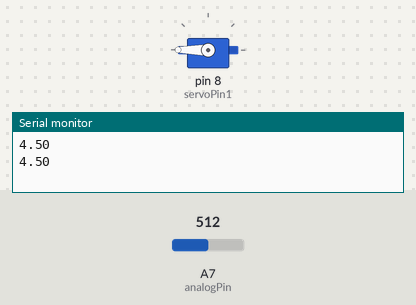
Bench run of a sketch on a simulated Arduino Nano, built with avr-gcc and run on an emulated ATmega328P. On the bench: servo, the last lines printed to the serial monitor. Inputs (shaded band) come from the test bench; at power-on: A7 (analogPin) = 512.

Above: at 5.8 s.
5.9 s: A7 (analogPin) set to 69
10.4 s: A7 (analogPin) set to 57
At 11.0 s:
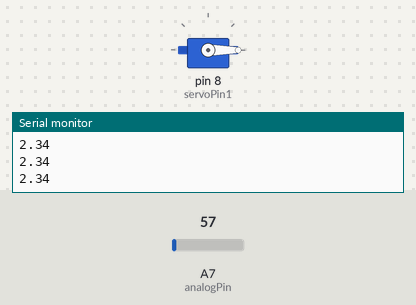
12.1 s: A7 (analogPin) set to 122
At 16.4 s:
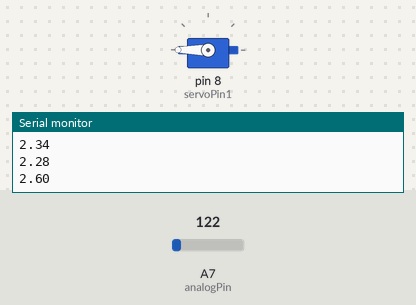
16.6 s: A7 (analogPin) set to 0
At 17.6 s:
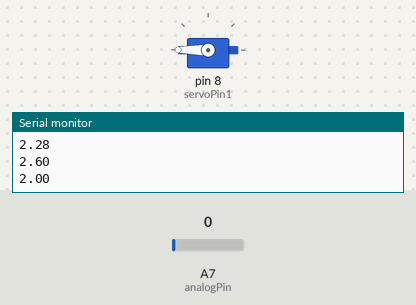
Timing chart, 0 to 19.3 s (numbered marks = the images above; inputs shaded):
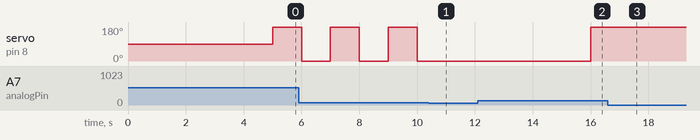

Measured:
- the behaviour switches between 62 and 61 on A7 (analogPin) (found by bisection; images 0 and 1)
- after the input at 10.4 s, servo on pin 8 (servoPin1): stays 0° (without the input it goes to 180° after 0.60 s)
- after the input at 12.1 s, servo on pin 8 (servoPin1): 0° → 180° after 3.9 s
- after the input at 16.6 s, servo on pin 8 (servoPin1): stays 180° (without the input it goes to 0° after 0.41 s)

The sketch:

EMG_hand_control.ino
```cpp
#include <Servo.h>
Servo servo1;


const int servoPin1 = 8;
const int analogPin = A7;
const float threshold_to_move = 2.3;
float analogValue = 0.0;
int sum = 0;
const int inactivity_time = 3000; // 5 seconds of inactivity open hand once again back to normal state
int recent_signal = 0;

void setup() {
  // put your setup code here, to run once:
  pinMode(servoPin1, OUTPUT);

  servo1.attach(servoPin1);

  Serial.begin(9600);
}

void loop() {
  // put your main code here, to run repeatedly:
  analogValue = analogRead(analogPin);
  //Serial.println(analogValue); // this works fine without delay (GOOD)
  float voltage = analogValue * (5.0 / 1023.0);
  float newvoltage = 2 + voltage;
  static unsigned long start_time = 0;
  Serial.println(newvoltage);  // this works make threshold value 3.0! (GOOD)

  if (newvoltage>threshold_to_move) { // this if closes the hand - this section works now threshold is perfect maybe 0.1 higher at 3.4 - (GOOD)
    //Serial.println(newvoltage);
    if (millis() - recent_signal > 500) {
      sum++;
      recent_signal = millis();
      //Serial.print("Signal detected! Count:" );
     //Serial.println(sum);

    }
  }


  if (millis() - recent_signal > inactivity_time) { //this accounts for inactivity time after 5 seconds of inactivity sum goes to 0 or "resets" then the hand will open
    sum = 0;
    //Serial.print("Signal not detected! Count: " );
    //Serial.println(sum);
    delay(5000);
  }


  if (sum == 1) {
      servo1.write(180);

      //Serial.print("Hand closed! Signal count is at: ");
      //Serial.println(sum);
      delay(1000);
    }
    else if (sum == 2) {
      servo1.write(0);

      //Serial.print("Hand open! Signal count is at: ");
      //Serial.println(sum);
      delay(1000);
      sum = 0;

    }
    else if (sum == 0) {
      //Serial.println("Hand open! Inactivtity time exceeded threshold, signal count is now at: ");
      //Serial.println(sum);
      delay(5000);
    }
}
```
